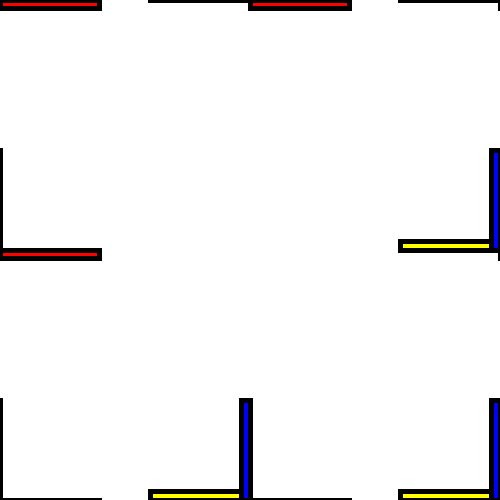
Frame 1 (no input)
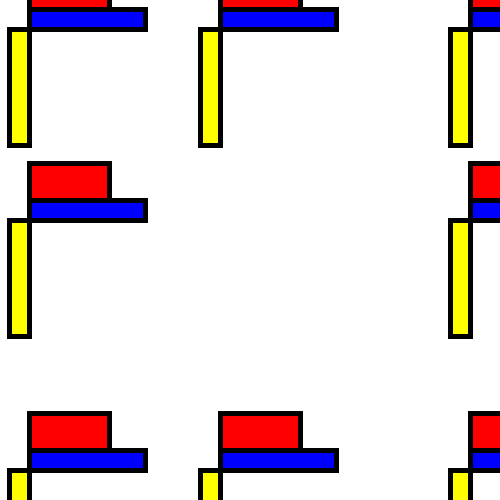
Frame 60 (the mouse pressed at the canvas centre just before this capture)
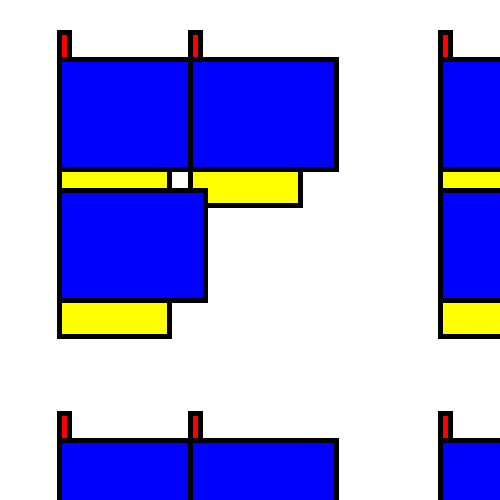
Frame 120 (the mouse held since frame 60 and released just before this capture)

The Processing sketch that drew these frames (run headless with seeded random() and noise(); from frame 60 on, the mouse is pressed at the canvas centre):

// Processing sketch: processing_135840
// ── processing_135840.pde

void setup() {
  size(500,500);
  background(255);
}
float x=0;
float y=0;
float a_radius = 100;
float a_angle = 0;
float a_x = cos(a_angle*PI/180)*a_radius;
float a_y = sin(a_angle*PI/180)*a_radius;

void draw() {
background(255);

a_angle = a_angle + 5;
float a_x = cos(a_angle*PI/180)*a_radius;
float a_y = sin(a_angle*PI/180)*a_radius;
strokeWeight(5);
fill(255,0,0);
rect(x, y, x+a_x, y+a_y);
rect(500-x,y,x+a_x,y+a_y);
rect(x,500-y,x+a_x,y+a_y);
rect(500-x,500-y,x+a_x,y+a_y);
rect(250-x,y,x+a_x,y+a_y);
rect(250-x,500-y,x+a_x,y+a_y);
rect(x,250-y,x+a_x,y+a_y);
rect(500-x,250-y,x+a_x,y+a_y);
fill(255,255,0);
rect(x,y,x-a_x,y-a_y);
rect(500-x,y,x-a_x,y-a_y);
rect(x,500-y,x-a_x,y-a_y);
rect(500-x,500-y,x-a_x,y-a_y);
rect(250-x,y,x-a_x,y-a_y);
rect(250-x,500-y,x-a_x,y-a_y);
rect(x,250-y,x-a_x,y-a_y);
rect(500-x,250-y,x-a_x,y-a_y);
fill(0,0,255);
rect(x,y,y-a_y,x-a_x);
rect(500-x,y,y-a_y,x-a_x);
rect(x,500-y,y-a_y,x-a_x);
rect(500-x,500-y,y-a_y,x-a_x);
rect(250-x,y,y-a_y,x-a_x);
rect(250-x,500-y,y-a_y,x-a_x);
rect(x,250-y,y-a_y,x-a_x);
rect(500-x,250-y,y-a_y,x-a_x);
x=x+0.5;
y=y+0.5;

}
